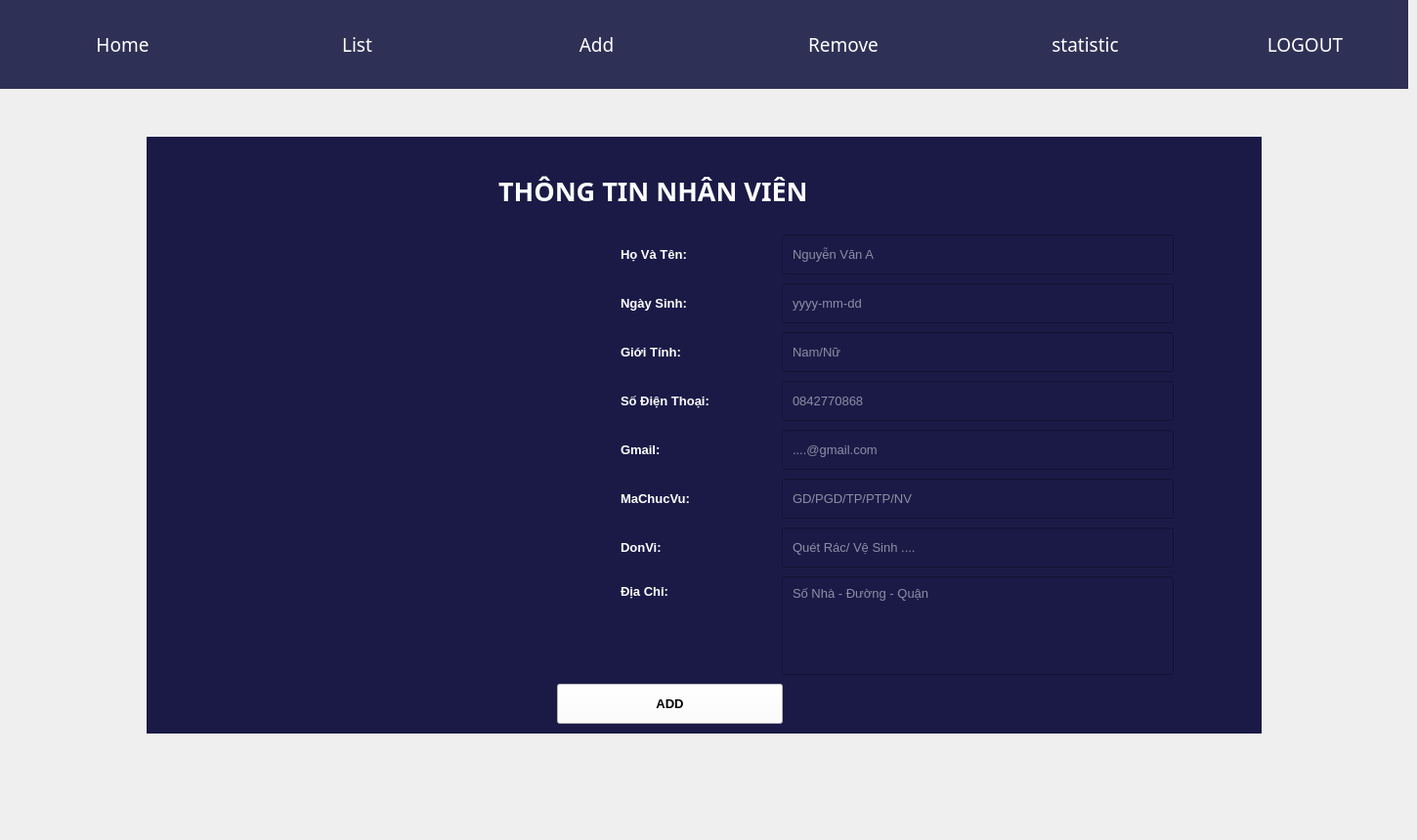
    <widget class="QWidget" name="ADD">
     <widget class="QLabel" name="label_5">
      <property name="geometry">
       <rect>
        <x>0</x>
        <y>0</y>
        <width>1441</width>
        <height>91</height>
       </rect>
      </property>
      <property name="styleSheet">
       <string notr="true">background-color: rgb(47, 48, 85);</string>
      </property>
      <property name="text">
       <string/>
      </property>
     </widget>
     <widget class="QPushButton" name="pushButton_a_5">
      <property name="geometry">
       <rect>
        <x>990</x>
        <y>0</y>
        <width>241</width>
        <height>91</height>
       </rect>
      </property>
      <property name="font">
       <font>
        <family>Algerian</family>
        <pointsize>14</pointsize>
       </font>
      </property>
      <property name="cursor">
       <cursorShape>PointingHandCursor</cursorShape>
      </property>
      <property name="styleSheet">
       <string notr="true">QPushButton {
background-color: rgba(0,0,0,0);
background-image: url();
border: none;
color: white;
}
QPushButton:hover{
background-color: #1a1946;
}
</string>
      </property>
      <property name="text">
       <string>statistic</string>
      </property>
     </widget>
     <widget class="QPushButton" name="pushButton_a_1">
      <property name="geometry">
       <rect>
        <x>0</x>
        <y>0</y>
        <width>251</width>
        <height>91</height>
       </rect>
      </property>
      <property name="font">
       <font>
        <family>Algerian</family>
        <pointsize>14</pointsize>
       </font>
      </property>
      <property name="cursor">
       <cursorShape>PointingHandCursor</cursorShape>
      </property>
      <property name="styleSheet">
       <string notr="true">QPushButton {
background-color: rgba(0,0,0,0);
background-image: url();
border: none;
color: white;
}
QPushButton:hover{
background-color: #1a1946;
}
</string>
      </property>
      <property name="text">
       <string>Home</string>
      </property>
     </widget>
     <widget class="QPushButton" name="pushButton_a_6">
      <property name="geometry">
       <rect>
        <x>1230</x>
        <y>0</y>
        <width>211</width>
        <height>91</height>
       </rect>
      </property>
      <property name="font">
       <font>
        <family>Algerian</family>
        <pointsize>14</pointsize>
       </font>
      </property>
      <property name="cursor">
       <cursorShape>PointingHandCursor</cursorShape>
      </property>
      <property name="styleSheet">
       <string notr="true">QPushButton {
background-color: rgba(0,0,0,0);
background-image: url();
border: none;
color: white;
}
QPushButton:hover{
background-color: #1a1946;
}
</string>
      </property>
      <property name="text">
       <string>LOGOUT</string>
      </property>
     </widget>
     <widget class="QPushButton" name="pushButton_a_2">
      <property name="geometry">
       <rect>
        <x>250</x>
        <y>0</y>
        <width>231</width>
        <height>91</height>
       </rect>
      </property>
      <property name="font">
       <font>
        <family>Algerian</family>
        <pointsize>14</pointsize>
       </font>
      </property>
      <property name="cursor">
       <cursorShape>PointingHandCursor</cursorShape>
      </property>
      <property name="styleSheet">
       <string notr="true">QPushButton {
background-color: rgba(0,0,0,0);
background-image: url();
border: none;
color: white;
}
QPushButton:hover{
background-color: #1a1946;
}
</string>
      </property>
      <property name="text">
       <string>List</string>
      </property>
     </widget>
     <widget class="QPushButton" name="pushButton_a_3">
      <property name="geometry">
       <rect>
        <x>480</x>
        <y>0</y>
        <width>261</width>
        <height>91</height>
       </rect>
      </property>
      <property name="font">
       <font>
        <family>Algerian</family>
        <pointsize>14</pointsize>
       </font>
      </property>
      <property name="cursor">
       <cursorShape>PointingHandCursor</cursorShape>
      </property>
      <property name="styleSheet">
       <string notr="true">QPushButton {
background-color: rgba(0,0,0,0);
background-image: url();
border: none;
color: white;
}
QPushButton:hover{
background-color: #1a1946;
}
</string>
      </property>
      <property name="text">
       <string>Add</string>
      </property>
     </widget>
     <widget class="QPushButton" name="pushButton_a_4">
      <property name="geometry">
       <rect>
        <x>740</x>
        <y>0</y>
        <width>251</width>
        <height>91</height>
       </rect>
      </property>
      <property name="font">
       <font>
        <family>Algerian</family>
        <pointsize>14</pointsize>
       </font>
      </property>
      <property name="cursor">
       <cursorShape>PointingHandCursor</cursorShape>
      </property>
      <property name="styleSheet">
       <string notr="true">QPushButton {
background-color: rgba(0,0,0,0);
background-image: url();
border: none;
color: white;
}
QPushButton:hover{
background-color: #1a1946;
}
</string>
      </property>
      <property name="text">
       <string>Remove </string>
      </property>
     </widget>
     <widget class="QWidget" name="widget_6" native="true">
      <property name="geometry">
       <rect>
        <x>150</x>
        <y>140</y>
        <width>1141</width>
        <height>611</height>
       </rect>
      </property>
      <property name="styleSheet">
       <string notr="true">background-color: rgb(27, 26, 71);</string>
      </property>
      <widget class="QLabel" name="INFOR_2">
       <property name="geometry">
        <rect>
         <x>360</x>
         <y>10</y>
         <width>451</width>
         <height>91</height>
        </rect>
       </property>
       <property name="font">
        <font>
         <family>Arial Black</family>
         <pointsize>20</pointsize>
         <weight>75</weight>
         <bold>true</bold>
        </font>
       </property>
       <property name="styleSheet">
        <string notr="true">color: rgb(253, 253, 253);</string>
       </property>
       <property name="text">
        <string>THÔNG TIN NHÂN VIÊN</string>
       </property>
      </widget>
      <widget class="QLabel" name="name_2">
       <property name="geometry">
        <rect>
         <x>480</x>
         <y>110</y>
         <width>121</width>
         <height>21</height>
        </rect>
       </property>
       <property name="font">
        <font>
         <pointsize>10</pointsize>
         <weight>75</weight>
         <bold>true</bold>
        </font>
       </property>
       <property name="styleSheet">
        <string notr="true">color: rgb(255, 255, 255);
padding:1.5px;</string>
       </property>
       <property name="text">
        <string>Họ Và Tên:</string>
       </property>
      </widget>
      <widget class="QLabel" name="age_2">
       <property name="geometry">
        <rect>
         <x>480</x>
         <y>160</y>
         <width>121</width>
         <height>21</height>
        </rect>
       </property>
       <property name="font">
        <font>
         <pointsize>10</pointsize>
         <weight>75</weight>
         <bold>true</bold>
        </font>
       </property>
       <property name="styleSheet">
        <string notr="true">padding:1.5px;
color:rgb(255, 255, 255);</string>
       </property>
       <property name="text">
        <string>Ngày Sinh:</string>
       </property>
      </widget>
      <widget class="QLabel" name="sex_2">
       <property name="geometry">
        <rect>
         <x>480</x>
         <y>210</y>
         <width>121</width>
         <height>21</height>
        </rect>
       </property>
       <property name="font">
        <font>
         <pointsize>10</pointsize>
         <weight>75</weight>
         <bold>true</bold>
        </font>
       </property>
       <property name="styleSheet">
        <string notr="true">padding:1.5px;
color:rgb(255, 255, 255)</string>
       </property>
       <property name="text">
        <string>Giới Tính:</string>
       </property>
      </widget>
      <widget class="QLabel" name="phone_2">
       <property name="geometry">
        <rect>
         <x>480</x>
         <y>250</y>
         <width>141</width>
         <height>41</height>
        </rect>
       </property>
       <property name="font">
        <font>
         <pointsize>10</pointsize>
         <weight>75</weight>
         <bold>true</bold>
        </font>
       </property>
       <property name="styleSheet">
        <string notr="true">padding:1.5px;
color:rgb(255, 255, 255)</string>
       </property>
       <property name="text">
        <string>Số Điện Thoại:</string>
       </property>
      </widget>
      <widget class="QLabel" name="gmail_2">
       <property name="geometry">
        <rect>
         <x>480</x>
         <y>300</y>
         <width>121</width>
         <height>41</height>
        </rect>
       </property>
       <property name="font">
        <font>
         <pointsize>10</pointsize>
         <weight>75</weight>
         <bold>true</bold>
        </font>
       </property>
       <property name="styleSheet">
        <string notr="true">padding:1.5px;
color:rgb(255, 255, 255)</string>
       </property>
       <property name="text">
        <string>Gmail:</string>
       </property>
      </widget>
      <widget class="QLabel" name="address_2">
       <property name="geometry">
        <rect>
         <x>480</x>
         <y>450</y>
         <width>111</width>
         <height>31</height>
        </rect>
       </property>
       <property name="font">
        <font>
         <pointsize>10</pointsize>
         <weight>75</weight>
         <bold>true</bold>
        </font>
       </property>
       <property name="styleSheet">
        <string notr="true">padding:1.5px;
color:rgb(255, 255, 255)</string>
       </property>
       <property name="text">
        <string>Địa Chỉ:</string>
       </property>
      </widget>
      <widget class="QLineEdit" name="name_in_2">
       <property name="geometry">
        <rect>
         <x>650</x>
         <y>100</y>
         <width>401</width>
         <height>41</height>
        </rect>
       </property>
       <property name="font">
        <font>
         <pointsize>10</pointsize>
        </font>
       </property>
       <property name="styleSheet">
        <string notr="true">padding: 8px;
color: white;</string>
       </property>
       <property name="placeholderText">
        <string>Nguyễn Văn A</string>
       </property>
      </widget>
      <widget class="QLineEdit" name="age_in_2">
       <property name="geometry">
        <rect>
         <x>650</x>
         <y>150</y>
         <width>401</width>
         <height>41</height>
        </rect>
       </property>
       <property name="font">
        <font>
         <pointsize>10</pointsize>
        </font>
       </property>
       <property name="styleSheet">
        <string notr="true">padding: 8px;
color: white;</string>
       </property>
       <property name="text">
        <string/>
       </property>
       <property name="readOnly">
        <bool>false</bool>
       </property>
       <property name="placeholderText">
        <string>yyyy-mm-dd</string>
       </property>
      </widget>
      <widget class="QLineEdit" name="sex_in_2">
       <property name="geometry">
        <rect>
         <x>650</x>
         <y>200</y>
         <width>401</width>
         <height>41</height>
        </rect>
       </property>
       <property name="font">
        <font>
         <pointsize>10</pointsize>
        </font>
       </property>
       <property name="styleSheet">
        <string notr="true">padding: 8px;
color: white;</string>
       </property>
       <property name="text">
        <string/>
       </property>
       <property name="readOnly">
        <bool>false</bool>
       </property>
       <property name="placeholderText">
        <string>Nam/Nữ</string>
       </property>
      </widget>
      <widget class="QLineEdit" name="phone_in_2">
       <property name="geometry">
        <rect>
         <x>650</x>
         <y>250</y>
         <width>401</width>
         <height>41</height>
        </rect>
       </property>
       <property name="font">
        <font>
         <pointsize>10</pointsize>
        </font>
       </property>
       <property name="styleSheet">
        <string notr="true">padding: 8px;
color: white;</string>
       </property>
       <property name="readOnly">
        <bool>false</bool>
       </property>
       <property name="placeholderText">
        <string>0842770868</string>
       </property>
      </widget>
      <widget class="QLineEdit" name="gmail_in_2">
       <property name="geometry">
        <rect>
         <x>650</x>
         <y>300</y>
         <width>401</width>
         <height>41</height>
        </rect>
       </property>
       <property name="font">
        <font>
         <pointsize>10</pointsize>
        </font>
       </property>
       <property name="styleSheet">
        <string notr="true">padding: 8px;
color: white;</string>
       </property>
       <property name="readOnly">
        <bool>false</bool>
       </property>
       <property name="placeholderText">
        <string>....@gmail.com</string>
       </property>
      </widget>
      <widget class="QLineEdit" name="address_in_2">
       <property name="geometry">
        <rect>
         <x>650</x>
         <y>450</y>
         <width>401</width>
         <height>101</height>
        </rect>
       </property>
       <property name="font">
        <font>
         <pointsize>10</pointsize>
        </font>
       </property>
       <property name="layoutDirection">
        <enum>Qt::LeftToRight</enum>
       </property>
       <property name="styleSheet">
        <string notr="true">padding: 8px;
color: white;</string>
       </property>
       <property name="alignment">
        <set>Qt::AlignLeading|Qt::AlignLeft|Qt::AlignTop</set>
       </property>
       <property name="readOnly">
        <bool>false</bool>
       </property>
       <property name="placeholderText">
        <string>Số Nhà - Đường - Quận</string>
       </property>
      </widget>
      <widget class="QPushButton" name="pushButton_2">
       <property name="geometry">
        <rect>
         <x>420</x>
         <y>560</y>
         <width>231</width>
         <height>41</height>
        </rect>
       </property>
       <property name="font">
        <font>
         <pointsize>10</pointsize>
         <weight>75</weight>
         <bold>true</bold>
        </font>
       </property>
       <property name="cursor">
        <cursorShape>PointingHandCursor</cursorShape>
       </property>
       <property name="styleSheet">
        <string notr="true">color: rgb(0, 0, 0);
background-color: rgb(255, 255, 255);</string>
       </property>
       <property name="text">
        <string>ADD</string>
       </property>
      </widget>
      <widget class="QLineEdit" name="sex_in_3">
       <property name="geometry">
        <rect>
         <x>650</x>
         <y>350</y>
         <width>401</width>
         <height>41</height>
        </rect>
       </property>
       <property name="font">
        <font>
         <pointsize>10</pointsize>
        </font>
       </property>
       <property name="styleSheet">
        <string notr="true">padding: 8px;
color: white;</string>
       </property>
       <property name="readOnly">
        <bool>false</bool>
       </property>
       <property name="placeholderText">
        <string>GD/PGD/TP/PTP/NV</string>
       </property>
      </widget>
      <widget class="QLineEdit" name="sex_in_4">
       <property name="geometry">
        <rect>
         <x>650</x>
         <y>400</y>
         <width>401</width>
         <height>41</height>
        </rect>
       </property>
       <property name="font">
        <font>
         <pointsize>10</pointsize>
        </font>
       </property>
       <property name="styleSheet">
        <string notr="true">padding: 8px;
color: white;</string>
       </property>
       <property name="readOnly">
        <bool>false</bool>
       </property>
       <property name="placeholderText">
        <string>Quét Rác/ Vệ Sinh ....</string>
       </property>
      </widget>
      <widget class="QLabel" name="age_3">
       <property name="geometry">
        <rect>
         <x>480</x>
         <y>360</y>
         <width>121</width>
         <height>21</height>
        </rect>
       </property>
       <property name="font">
        <font>
         <pointsize>10</pointsize>
         <weight>75</weight>
         <bold>true</bold>
        </font>
       </property>
       <property name="styleSheet">
        <string notr="true">padding:1.5px;
color:rgb(255, 255, 255);</string>
       </property>
       <property name="text">
        <string>MaChucVu:</string>
       </property>
      </widget>
      <widget class="QLabel" name="age_4">
       <property name="geometry">
        <rect>
         <x>480</x>
         <y>410</y>
         <width>121</width>
         <height>21</height>
        </rect>
       </property>
       <property name="font">
        <font>
         <pointsize>10</pointsize>
         <weight>75</weight>
         <bold>true</bold>
        </font>
       </property>
       <property name="styleSheet">
        <string notr="true">padding:1.5px;
color:rgb(255, 255, 255);</string>
       </property>
       <property name="text">
        <string>DonVi:</string>
       </property>
      </widget>
     </widget>
     <widget class="QLabel" name="background_2">
      <property name="geometry">
       <rect>
        <x>0</x>
        <y>90</y>
        <width>1441</width>
        <height>761</height>
       </rect>
      </property>
      <property name="text">
       <string/>
      </property>
     </widget>
     <zorder>label_5</zorder>
     <zorder>pushButton_a_5</zorder>
     <zorder>pushButton_a_1</zorder>
     <zorder>pushButton_a_6</zorder>
     <zorder>pushButton_a_2</zorder>
     <zorder>pushButton_a_3</zorder>
     <zorder>pushButton_a_4</zorder>
     <zorder>background_2</zorder>
     <zorder>widget_6</zorder>
    </widget>
